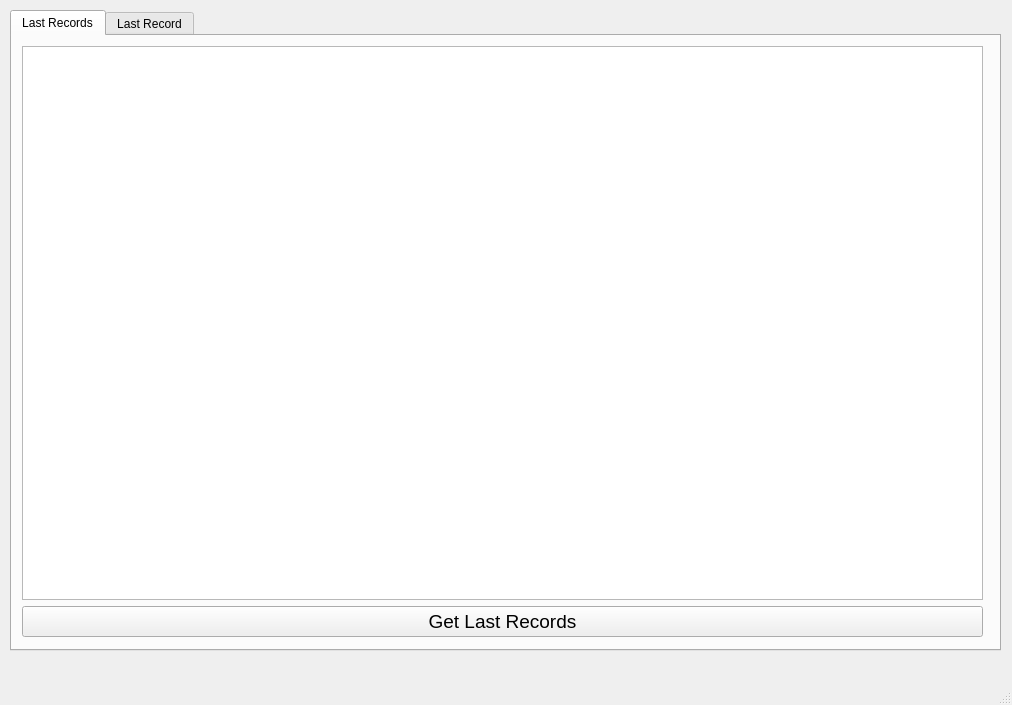
<?xml version="1.0" encoding="UTF-8"?>
<ui version="4.0">
 <class>MainWindow</class>
 <widget class="QMainWindow" name="MainWindow">
  <property name="geometry">
   <rect>
    <x>0</x>
    <y>0</y>
    <width>1012</width>
    <height>705</height>
   </rect>
  </property>
  <property name="windowTitle">
   <string>BP DIAGNOSTIC</string>
  </property>
  <widget class="QWidget" name="centralwidget">
   <widget class="QTabWidget" name="tabWidget">
    <property name="geometry">
     <rect>
      <x>10</x>
      <y>10</y>
      <width>991</width>
      <height>641</height>
     </rect>
    </property>
    <property name="currentIndex">
     <number>0</number>
    </property>
    <widget class="QWidget" name="tab">
     <attribute name="title">
      <string>Last Records</string>
     </attribute>
     <widget class="QWidget" name="">
      <property name="geometry">
       <rect>
        <x>10</x>
        <y>10</y>
        <width>961</width>
        <height>591</height>
       </rect>
      </property>
      <layout class="QVBoxLayout" name="verticalLayout">
       <item>
        <widget class="QGraphicsView" name="graphicsView"/>
       </item>
       <item>
        <widget class="QPushButton" name="btnRecords">
         <property name="font">
          <font>
           <pointsize>14</pointsize>
          </font>
         </property>
         <property name="text">
          <string>Get Last Records</string>
         </property>
        </widget>
       </item>
      </layout>
     </widget>
    </widget>
    <widget class="QWidget" name="tab_2">
     <attribute name="title">
      <string>Last Record</string>
     </attribute>
     <widget class="QGroupBox" name="groupBox">
      <property name="geometry">
       <rect>
        <x>30</x>
        <y>20</y>
        <width>921</width>
        <height>571</height>
       </rect>
      </property>
      <property name="font">
       <font>
        <pointsize>18</pointsize>
       </font>
      </property>
      <property name="title">
       <string>Last Record</string>
      </property>
      <widget class="QWidget" name="">
       <property name="geometry">
        <rect>
         <x>20</x>
         <y>30</y>
         <width>371</width>
         <height>311</height>
        </rect>
       </property>
       <layout class="QGridLayout" name="gridLayout">
        <item row="0" column="0">
         <widget class="QLabel" name="label">
          <property name="font">
           <font>
            <pointsize>16</pointsize>
           </font>
          </property>
          <property name="text">
           <string>Systolic</string>
          </property>
         </widget>
        </item>
        <item row="0" column="1">
         <widget class="QLCDNumber" name="lcdNumber">
          <property name="digitCount">
           <number>3</number>
          </property>
         </widget>
        </item>
        <item row="1" column="0">
         <widget class="QLabel" name="label_2">
          <property name="font">
           <font>
            <pointsize>16</pointsize>
           </font>
          </property>
          <property name="text">
           <string>Distolic</string>
          </property>
         </widget>
        </item>
        <item row="1" column="1">
         <widget class="QLCDNumber" name="lcdNumber_2">
          <property name="digitCount">
           <number>3</number>
          </property>
         </widget>
        </item>
        <item row="2" column="0">
         <widget class="QLabel" name="label_3">
          <property name="font">
           <font>
            <pointsize>16</pointsize>
           </font>
          </property>
          <property name="text">
           <string>Pulse</string>
          </property>
         </widget>
        </item>
        <item row="2" column="1">
         <widget class="QLCDNumber" name="lcdNumber_3">
          <property name="digitCount">
           <number>3</number>
          </property>
         </widget>
        </item>
        <item row="3" column="0" colspan="2">
         <widget class="QPushButton" name="pushButton">
          <property name="text">
           <string>Get Last Record</string>
          </property>
         </widget>
        </item>
       </layout>
      </widget>
     </widget>
    </widget>
   </widget>
  </widget>
  <widget class="QMenuBar" name="menubar">
   <property name="geometry">
    <rect>
     <x>0</x>
     <y>0</y>
     <width>1012</width>
     <height>22</height>
    </rect>
   </property>
  </widget>
  <widget class="QStatusBar" name="statusbar"/>
 </widget>
 <resources/>
 <connections/>
</ui>
